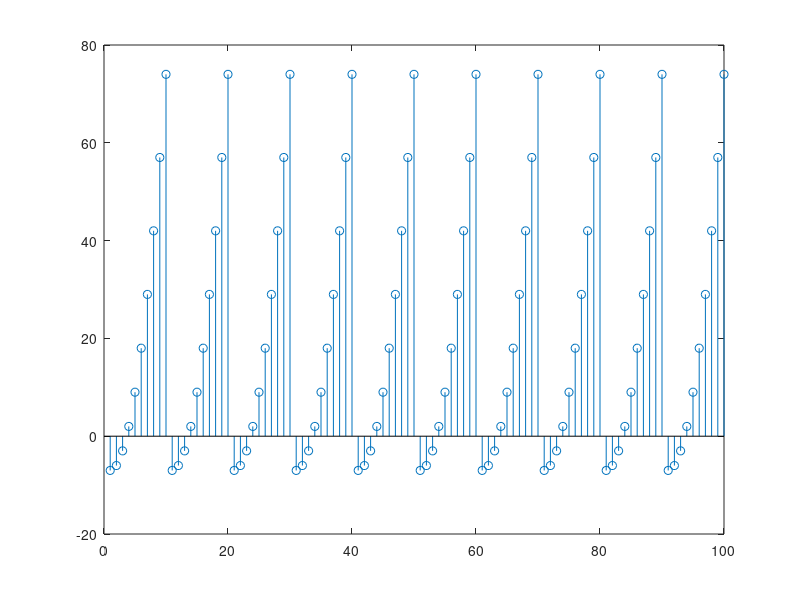

MATLAB code for this plot:
% Problem 1
function x = MachineProblem1()
f=(0:99);
for n=1:100
    if f(n)<=9;
        f(n)=(f(n)^2)-7;
    elseif f(n)>=10;
        f(n)=f(n-10);
    end
end
stem(f);
end
